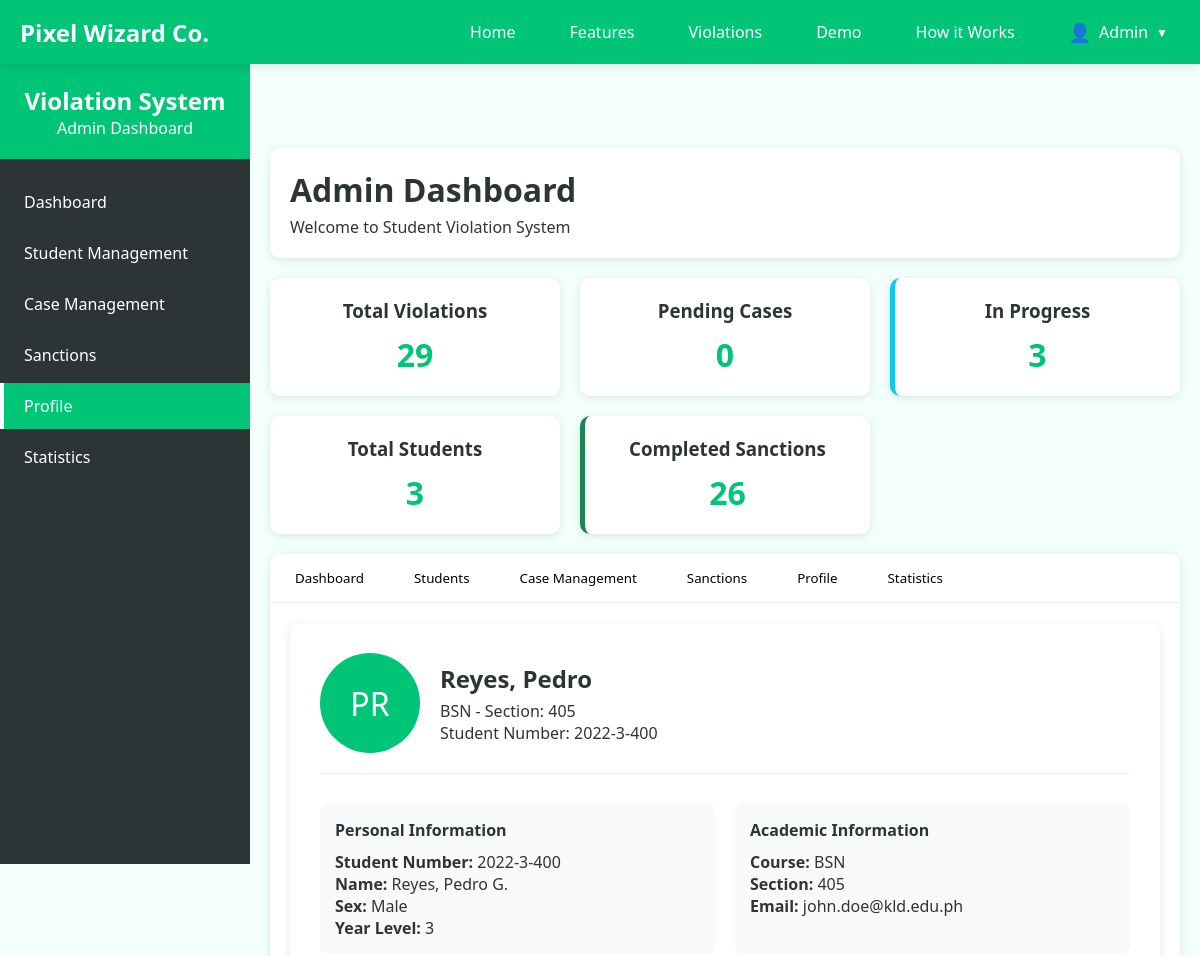
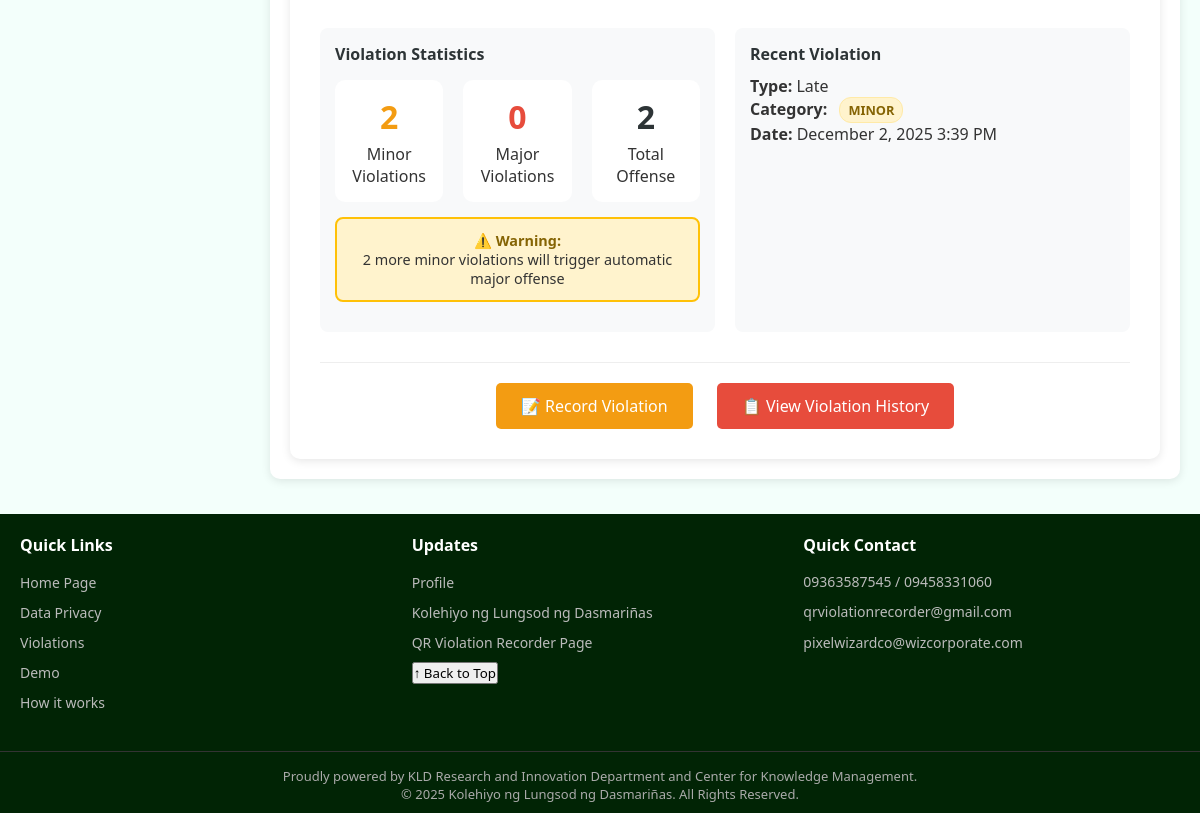
The page /admin_db.php?student_id=2022-3-400 (signed in) on the database its author committed (2 pictures, top to bottom).
### tables this page shows
CREATE TABLE `student_profiles` (
  `id` int(11) NOT NULL,
  `user_id` int(11) NOT NULL,
  `surname` varchar(100) DEFAULT NULL,
  `firstname` varchar(100) DEFAULT NULL,
  `middle_initial` varchar(5) DEFAULT NULL,
  `student_number` varchar(30) DEFAULT NULL,
  `sex` varchar(20) DEFAULT NULL,
  `course` varchar(10) DEFAULT NULL,
  `section` varchar(10) DEFAULT NULL,
  `qr_code` varchar(255) DEFAULT NULL,
  `created_at` timestamp NOT NULL DEFAULT current_timestamp(),
  `year_level` varchar(10) DEFAULT NULL
);

CREATE TABLE `users` (
  `id` int(11) NOT NULL,
  `full_name` varchar(100) NOT NULL,
  `email` varchar(150) NOT NULL,
  `password` varchar(255) NOT NULL,
  `created_at` timestamp NOT NULL DEFAULT current_timestamp(),
  `completed_setup` tinyint(1) NOT NULL DEFAULT 0,
  `otp_code` varchar(6) DEFAULT NULL,
  `otp_expires_at` datetime DEFAULT NULL,
  `profile_completed` tinyint(1) DEFAULT 0
);

CREATE TABLE `violations` (
  `id` int(11) NOT NULL,
  `user_id` int(11) NOT NULL,
  `recorded_by` int(11) NOT NULL,
  `admin_id` int(11) DEFAULT NULL,
  `staff_id` int(11) DEFAULT NULL,
  `user_type` enum('admin','staff') NOT NULL,
  `violation_type` varchar(255) NOT NULL,
  `violation_category` enum('minor','major') NOT NULL DEFAULT 'minor',
  `description` text DEFAULT NULL,
  `proof_filename` varchar(255) DEFAULT NULL,
  `status` enum('pending','under_review','resolved','dismissed') NOT NULL DEFAULT 'pending',
  `created_at` datetime DEFAULT current_timestamp(),
  `resolved_at` datetime DEFAULT NULL,
  `resolved_by` int(11) DEFAULT NULL,
  `resolution_notes` text DEFAULT NULL
);

### admin_db.php (the view, shortened to what the rows shown need)
<?php
require_once 'database.php';
require_once 'admin_function.php';
$all_students_result = getAllStudents($conn);
$student_id = $_GET['student_id'] ?? '';
$student_data = null;
$violation_counts = null;
$recent_violation = null;
if ($student_id) {
    $student_data = getStudentData($student_id, $conn);
    if ($student_data) {
        $violation_counts = getViolationCounts($student_data['user_id'], $conn);
        $recent_violation = getRecentViolation($student_data['user_id'], $conn);
    }
}
?>
<!DOCTYPE html>
<html lang="en">
<head>
    <link rel="stylesheet" href="admin_styles.css">
    <link rel="stylesheet" href="admin_responsive.css">
      <link rel="stylesheet" href="https://cdnjs.cloudflare.com/ajax/libs/font-awesome/6.4.0/css/all.min.css">
</head>
<body>
    <div class="dashboard-container">
        <div class="sidebar">
            <div class="sidebar-header">
                <h2>Violation System</h2>
            </div>
        </div>
        <div class="main-content">
            <div class="header">
                <div class="header-info">
                    <h1>Admin Dashboard</h1>
                </div>
            </div>
            <div class="tabs">
                <div id="profile" class="tab-content">
                    <?php if ($student_id && $student_data): ?>
                        <div class="profile-section">
                            <div class="profile-header">
                                <div class="profile-avatar" id="profileAvatar">
                                    <?php
                                    $firstname = $student_data['firstname'] ?? '';
                                    $surname = $student_data['surname'] ?? '';
                                    if ($firstname && $surname) {
                                        echo strtoupper(substr($firstname, 0, 1) . substr($surname, 0, 1));
                                    } else {
                                        echo 'ST';
                                    }
                                    ?>
                                </div>
                                <div class="profile-info">
                                    <h2 id="profileName">
                                        <?php
                                        if ($student_data['surname'] && $student_data['firstname']) {
                                            echo htmlspecialchars($student_data['surname'] . ', ' . $student_data['firstname']);
                                        } else {
                                            echo 'Student Profile';
                                        }
                                        ?>
                                    </h2>
                                    <p id="profileCourse">
                                        <?php
                                        if ($student_data['course']) {
                                            echo htmlspecialchars($student_data['course']);
                                            if ($student_data['section']) {
                                                echo ' - Section: ' . htmlspecialchars($student_data['section']);
                                            }
                                        } else {
                                            echo 'Course information not available';
                                        }
                                        ?>
                                    </p>
                                    <p id="profileSection">Student Number: <?php echo htmlspecialchars($student_data['student_number']); ?></p>
                                </div>
                            </div>
                            <div class="profile-details">
                                <div class="detail-group">
                                    <h4>Personal Information</h4>
                                    <p><strong>Student Number:</strong> <span id="profileId"><?php echo htmlspecialchars($student_data['student_number']); ?></span></p>
                                    <p><strong>Name:</strong>
                                        <span id="profileNameFull">
                                            <?php
                                            if ($student_data['surname'] && $student_data['firstname']) {
                                                echo htmlspecialchars($student_data['surname'] . ', ' . $student_data['firstname']);
                                                if (!empty($student_data['middle_initial'])) {
                                                    echo ' ' . htmlspecialchars($student_data['middle_initial']) . '.';
                                                }
                                            } else {
                                                echo 'Name not set';
                                            }
                                            ?>
                                        </span>
                                    </p>
                                    <p><strong>Sex:</strong> <span id="profileSex"><?php echo htmlspecialchars($student_data['sex'] ?? 'Not specified'); ?></span></p>
                                    <p><strong>Year Level:</strong> <span id="profileYearLevel"><?php echo htmlspecialchars($student_data['year_level'] ?? 'Not specified'); ?></span></p>
                                </div>
                                <div class="detail-group">
                                    <h4>Academic Information</h4>
                                    <p><strong>Course:</strong> <span id="profileCourseFull"><?php echo htmlspecialchars($student_data['course'] ?? 'Not specified'); ?></span></p>
                                    <p><strong>Section:</strong> <span id="profileSectionFull"><?php echo htmlspecialchars($student_data['section'] ?? 'Not specified'); ?></span></p>
                                    <p><strong>Email:</strong> <span id="profileEmail"><?php echo htmlspecialchars($student_data['email'] ?? 'Not specified'); ?></span></p>
                                </div>
                            </div>
                            <div class="profile-details">
                                <div class="detail-group">
                                    <h4>Violation Statistics</h4>
                                    <div class="violation-stats">
                                        <div class="stat-box minor-count">
                                            <div class="stat-value"><?php echo $violation_counts['minor_total']; ?></div>
                                            <div>Minor Violations</div>
                                        </div>
                                        <div class="stat-box major-count">
                                            <div class="stat-value"><?php echo $violation_counts['major_total']; ?></div>
                                            <div>Major Violations</div>
                                        </div>
                                        <div class="stat-box total-count">
                                            <div class="stat-value"><?php echo $violation_counts['total_violations']; ?></div>
                                            <div>Total Offense</div>
                                        </div>
                                    </div>
                                    <?php if ($violation_counts['remaining_minors'] == 3): ?>
                                    <div class="critical-warning">
                                        <strong>🚨 CRITICAL WARNING:</strong><br>
                                        Next minor violation will be automatically converted to a MAJOR offense!
                                    </div>
                                    <?php elseif ($violation_counts['remaining_minors'] == 2): ?>
                                    <div class="conversion-warning">
                                        <strong>⚠️ Warning:</strong><br>
                                        2 more minor violations will trigger automatic major offense
                                    </div>
                                    <?php endif; ?>
                                </div>
                                <div class="detail-group">
                                    <h4>Recent Violation</h4>
                                    <?php if ($recent_violation): ?>
                                        <p><strong>Type:</strong> <?php echo htmlspecialchars($recent_violation['violation_type']); ?></p>
                                        <p><strong>Category:</strong>
                                            <span class="violation-category-badge violation-category-<?= $recent_violation['violation_category'] ?>">
                                                <?= strtoupper($recent_violation['violation_category']) ?>
                                            </span>
                                        </p>
                                        <p><strong>Date:</strong> <?php echo date("F j, Y g:i A", strtotime($recent_violation['created_at'])); ?></p>
                                    <?php else: ?>
                                        <p>No violations recorded</p>
                                    <?php endif; ?>
                                </div>
                            </div>
                            <div class="violation-actions">
                                <button class="btn btn-warning" onclick="recordViolation('<?php echo $student_data['user_id']; ?>')">
                                    📝 Record Violation
                                </button>
                                <button class="btn btn-danger" onclick="viewViolationHistory('<?php echo $student_data['user_id']; ?>')">
                                    📋 View Violation History
                                </button>
                            </div>
                        </div>
                    <?php endif; ?>
                </div>
            </div>
        </div>
    </div>
</body>
</html>
</body>
</html>

### rows shown on the page
student_profiles: firstname+surname "PR", surname+firstname "Reyes, Pedro", course "BSN", section "405", student_number "2022-3-400", middle_initial "G", sex "Male", year_level "3", user.email "john.doe@kld.edu.ph"
student_profiles: year_level "2"
violations: violation_type "Late", violation_category "MINOR", created_at "December 2, 2025 3:39 PM"

### other values the page prints
$total_violations "29"
$pending_cases "0"
$in_progress_sanctions "3"
$total_students "3"
$completed_sanctions "26"
$violation_counts['major_total'] "0"
